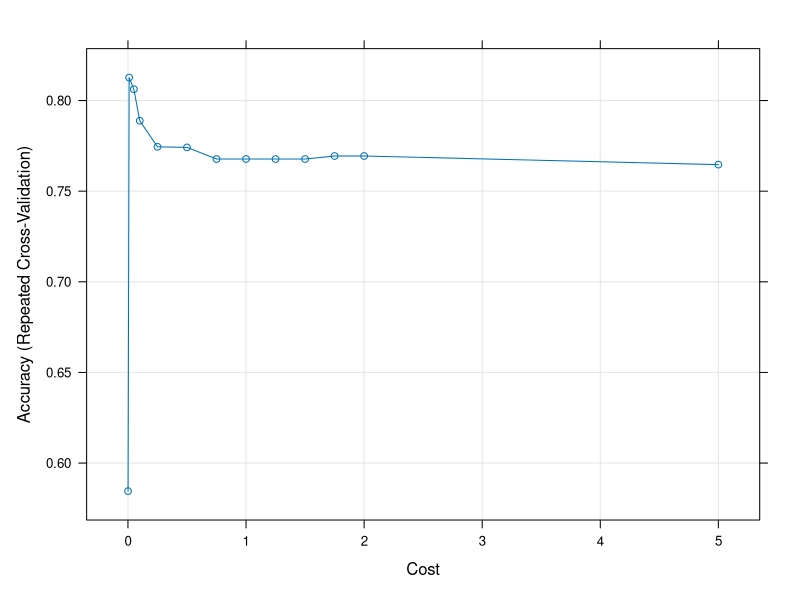
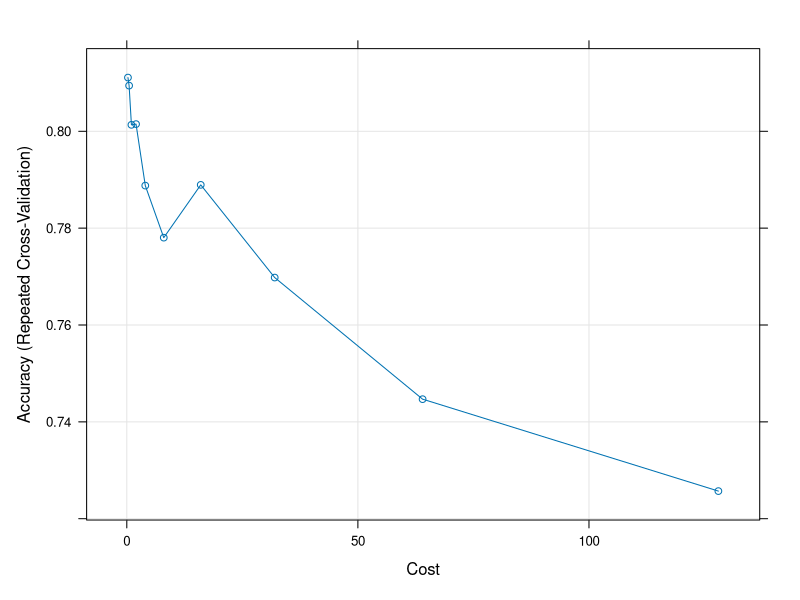
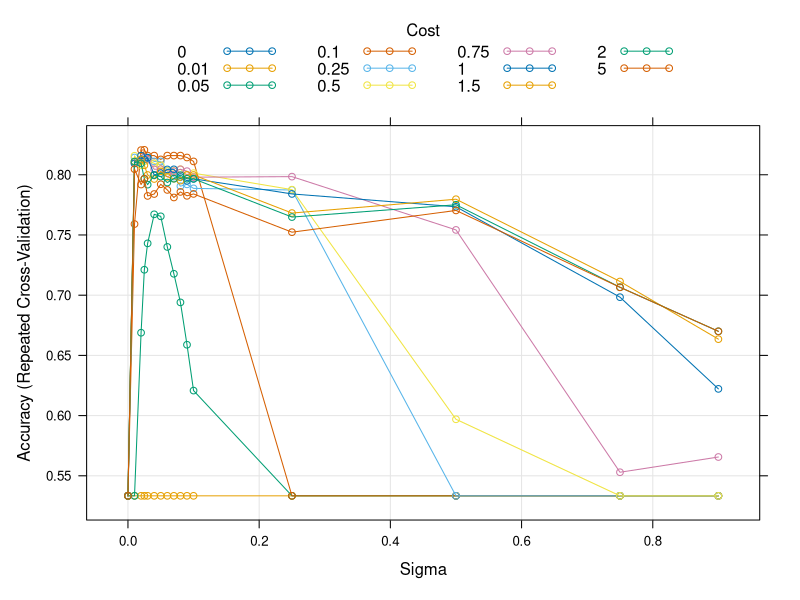
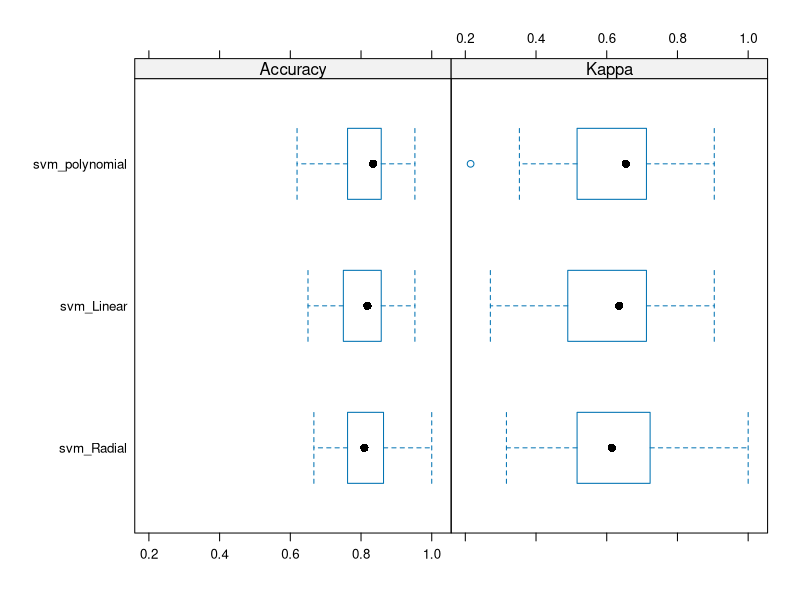

R code for these plots, in order:
install.packages('caret')
library(caTools)
library(e1071)
library(caret)
setwd("C:/Users/perum/Downloads")
heart_df <- read.csv("heart_tidy.csv", sep = ',', header = FALSE)
str(heart_df)
head(heart_df)


set.seed(3033)
intrain <- createDataPartition(y = heart_df$V14, p= 0.7, list = FALSE)
training <- heart_df[intrain,]
testing <- heart_df[-intrain,]

dim(training); dim(testing);

anyNA(heart_df)

summary(heart_df)

table(heart_df$V14)
table(training[["V14"]])

training[["V14"]] = factor(training[["V14"]])
testing [["V14"]] = factor(testing[["V14"]])

class(training[["V14"]])
 
trctrl <- trainControl(method = "repeatedcv", number = 10, repeats = 3)
set.seed(3233)
svm_Linear <- train(V14 ~., data = training, method = "svmLinear",
                    trControl=trctrl,
                    preProcess = c("center", "scale"),
                    tuneLength = 10)

svm_Linear

test_pred <- predict(svm_Linear, newdata = testing)
test_pred

confusionMatrix(test_pred, testing$V14)

grid <- expand.grid(C = c(0, 0.001,0.01, 0.05, 0.1, 0.25, 0.5, 0.75, 1, 1.25, 1.5, 1.75, 2,5))
set.seed(3233)
svm_Linear_Grid <- train(V14 ~., data = training, method = "svmLinear",
                         trControl=trctrl,
                         preProcess = c("center", "scale"),
                         tuneGrid = grid,
                         tuneLength = 10)

svm_Linear_Grid
plot(svm_Linear_Grid)

test_pred_grid <- predict(svm_Linear_Grid, newdata = testing)
test_pred_grid


confusionMatrix(test_pred_grid, testing$V14 )

#############################################################
set.seed(3233)
svm_Radial <- train(V14 ~., data = training, method = "svmRadial",
                    trControl=trctrl,
                    preProcess = c("center", "scale"),
                    tuneLength = 10)
svm_Radial

plot(svm_Radial)

test_pred_Radial <- predict(svm_Radial, newdata = testing)
confusionMatrix(test_pred_Radial, testing$V14 )
###############################################################33
###############################################################
#############################################################

grid_radial <- expand.grid(sigma = c(0,0.01, 0.02, 0.025, 0.03, 0.04,
                                     0.05, 0.06, 0.07,0.08, 0.09, 0.1, 0.25, 0.5, 0.75,0.9),
                           C = c(0,0.01, 0.05, 0.1, 0.25, 0.5, 0.75,
                                 1, 1.5, 2,5))
set.seed(3233)
svm_Radial_Grid <- train(V14 ~., data = training, method = "svmRadial",
                         trControl=trctrl,
                         preProcess = c("center", "scale"),
                         tuneGrid = grid_radial,
                         tuneLength = 10)

svm_Radial_Grid

plot(svm_Radial_Grid)

test_pred_Radial_Grid <- predict(svm_Radial_Grid, newdata = testing)

confusionMatrix(test_pred_Radial_Grid, testing$V14 )


#$#$#$#$#$#$#$#$#$#$#$#$#$#$#$#$#$#$#$#$#$#$#$#$#$#$#$#$#$#$#$
#SVM Classifier using Polynomial Kernel
set.seed(3233)
svm_polynomial <- train(V14 ~., data = training, method = "svmPoly",
                                      trControl=trctrl,
                                      preProcess = c("center", "scale"),
                                      tuneLength = 5,
                                      cost = c(.01, .1, .5, 1, 2.5, 5), 
                                      gamma = c(0.1,.5, 1,5, 10), 
                                      scale = FALSE,
                                      degree = 3)

svm_polynomial

test_pred_polynomial <- predict(svm_polynomial, newdata = testing)

confusionMatrix(test_pred_polynomial, testing$V14 )

#Comparison between SVM models

svm_compare <- resamples(list(svm_Linear=svm_Linear_Grid,svm_Radial=svm_Radial_Grid,svm_polynomial=svm_polynomial))
svm_compare$values
bwplot(svm_compare)
